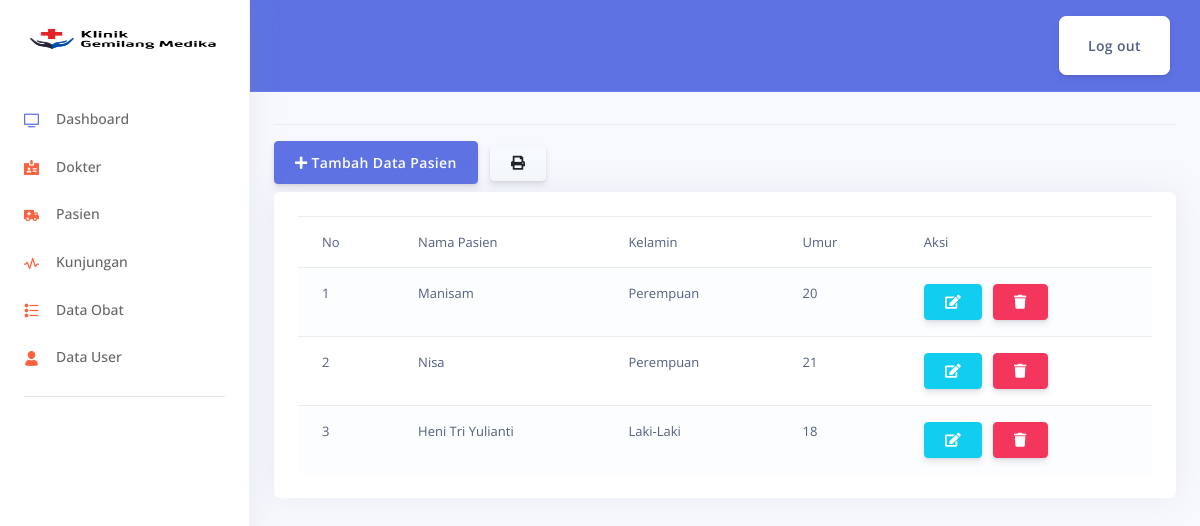
Page /index.php/admin/pasien on the committed database.
### tables this page shows
CREATE TABLE `pasien` (
  `id_pasien` int(11) NOT NULL,
  `nama_pasien` varchar(50) NOT NULL,
  `jk_pasien` enum('L','P') NOT NULL,
  `umur_pasien` int(11) NOT NULL
);

### application/controllers/admin/Pasien.php (called while the page is built, shortened)
<?php
class Pasien extends CI_Controller {
	public function __construct()
	{
		$this->load->model('Pasien_m');
		$this->load->library('form_validation');
	}
	public function index()
	{
		$data['title'] = 'Manajement Data Pasien';
		$data['pasien'] = $this->Pasien_m->get('pasien')->result_array();
		$this->form_validation->set_rules('nama', 'Nama Pasien', 'required|trim');
		$this->form_validation->set_rules('jk', 'Kelamin Pasien', 'required|trim');
		$this->form_validation->set_rules('umur', 'Umur Pasien', 'required|trim');
		if($this->form_validation->run() == FALSE) {
			$this->load->view('layout/header', $data);
			$this->load->view('layout/sidebar');
			$this->load->view('admin/pasien/index', $data);
			$this->load->view('layout/footer');
		}
	}
}

### index.php (called while the page is built, shortened)
<?php
require_once BASEPATH.'core/CodeIgniter.php';

### application/models/Pasien_m.php (called while the page is built, shortened)
<?php
class Pasien_m extends CI_Model {
	public function get($table)
	{
		return $this->db->get($table);
	}
}

### application/views/admin/pasien/index.php (the view, shortened to what this page needs)
<main role="main" class="col-md-15 ml-sm-auto col-lg-15 px-md-4">
  <div class="d-flex justify-content-between flex-wrap flex-md-nowrap align-items-center pt-3 pb-2 mb-3 border-bottom">
  </div>
  <div class="row mb-10">
    <div class="col-md-6">
      <button type="button" class="btn btn-primary mb-2" data-toggle="modal" data-target="#formModalPasien">
        <i class="fas fa-plus"></i> Tambah Data Pasien
      </button>
      <a href="<?= base_url('laporan/pasien'); ?>" target="_blank" class="btn btn-secondary mb-2"><i class="fas fa-print"></i></a>
    </div>
  </div>
  <div class="card">
    <div class="card-body">
      <div class="row">
        <div class="col-md">
          <div class="table-responsive">
            <table class="table table-striped">
              <thead>
                <tr>
                  <td>No</td>
                  <td>Nama Pasien</td>
                  <td>Kelamin</td>
                  <td>Umur</td>
                  <td>Aksi</td>
                </tr>
              </thead>
              <tbody>
                <?php $no = 1; foreach($pasien as $u) : ?>
                  <tr>
                    <td><?= $no++; ?></td>
                    <td><?= $u['nama_pasien']; ?></td>
                    <td><?= $u['jk_pasien'] == 'L' ? 'Laki-Laki' : 'Perempuan'; ?></td>
                    <td><?= $u['umur_pasien']; ?></td>
                    <td>
                      <a href="<?= base_url('admin/pasien/ubah/') . $u['id_pasien']; ?>" class="btn btn-info"><i class="fas fa-edit"></i></a>
                      <a href="<?= base_url('admin/pasien/hapus/') . $u['id_pasien']; ?>" class="btn btn-danger" onclick="return confirm('Yakin Hapus ?')"><i class="fas fa-trash"></i></a>
                    </td>
                  </tr>
                <?php endforeach; ?>
              </tbody>
            </table>
          </div>
        </div>
      </div>
    </div>
  </div>
</main>

### application/views/layout/header.php (shortened to what this page needs)
<link rel="stylesheet" href="<?php echo base_url(); ?>assets/admin/assets/vendor/nucleo/css/nucleo.css" type="text/css">
<link rel="stylesheet" href="<?php echo base_url(); ?>assets/admin/assets/vendor/@fortawesome/fontawesome-free/css/all.min.css" type="text/css">
<link rel="stylesheet" href="<?php echo base_url(); ?>assets/admin/assets/css/argon.css?v=1.2.0" type="text/css">

### application/views/layout/sidebar.php (shortened to what this page needs)
<!DOCTYPE html>
<html>
<head>
</head>
<body>
  <nav class="sidenav navbar navbar-vertical  fixed-left  navbar-expand-xs navbar-light bg-white" id="sidenav-main">
    <div class="scrollbar-inner">
      <div class="sidenav-header  align-items-center">
        <a class="navbar-brand" href="javascript:void(0)" >
          <img src="<?php echo base_url(); ?>assets/admin/assets/img/brand/okee.png"height="200" width="200" class="navbar-brand-img" alt="<?php echo base_url(); ?>assets/admin.">
        </a>
      </div>
      <div class="navbar-inner">
        <div class="collapse navbar-collapse" id="sidenav-collapse-main">
          <ul class="navbar-nav">
            <li class="nav-item">
              <a class="nav-link" href="<?php echo base_url('dashboard'); ?>">
                <i class="ni ni-tv-2 text-primary"></i>
                <span class="nav-link-text">Dashboard</span>
              </a>
            </li>
            <li class="nav-item">
              <a class="nav-link" href="<?php echo base_url('admin/Dokter'); ?>">
                <i class="ni ni-badge text-orange"></i>
                <span class="nav-link-text">Dokter</span>
              </a>
            </li>
            <li class="nav-item">
              <a class="nav-link" href="<?php echo base_url('admin/Pasien'); ?>">
                <i class="ni ni-ambulance text-orange"></i>
                <span class="nav-link-text">Pasien</span>
              </a>
            </li>
            <li class="nav-item">
              <a class="nav-link" href="<?php echo base_url('admin/Kunjungan'); ?>">
                <i class="ni ni-sound-wave text-orange"></i>
                <span class="nav-link-text">Kunjungan</span>
              </a>
            </li>
            <li class="nav-item">
              <a class="nav-link" href="<?php echo base_url('admin/Obat'); ?>">
                <i class="ni ni-bullet-list-67 text-orange"></i>
                <span class="nav-link-text">Data Obat</span>
              </a>
            </li>
            <li class="nav-item">
              <a class="nav-link" href="<?php echo base_url('admin/Users'); ?>">
                <i class="ni ni-single-02  text-orange"></i>
                <span class="nav-link-text">Data User</span>
              </a>
            </li>
          </ul>
          <hr class="my-3">
        </div>
      </div>
    </div>
  </nav>
  <div class="main-content" id="panel">
    <nav class="navbar navbar-top navbar-expand navbar-dark bg-primary border-bottom">
      <div class="container-fluid">
        <div class="collapse navbar-collapse" id="navbarSupportedContent">
    <li class="btn btn-lg btn-white">
      <a class="nav-link" href="<?= base_url('auth/logout'); ?>">Log out</a>
    </li>
        </div>
      </div>
    </nav>

### application/views/layout/footer.php (shortened to what this page needs)
</div>
</body>
</html>

### rows in the picture
pasien: nama_pasien "Manisam", jk_pasien "Perempuan", umur_pasien "20"
pasien: nama_pasien "Nisa", jk_pasien "Perempuan", umur_pasien "21"
pasien: nama_pasien "Heni Tri Yulianti", jk_pasien "Laki-Laki", umur_pasien "18"
